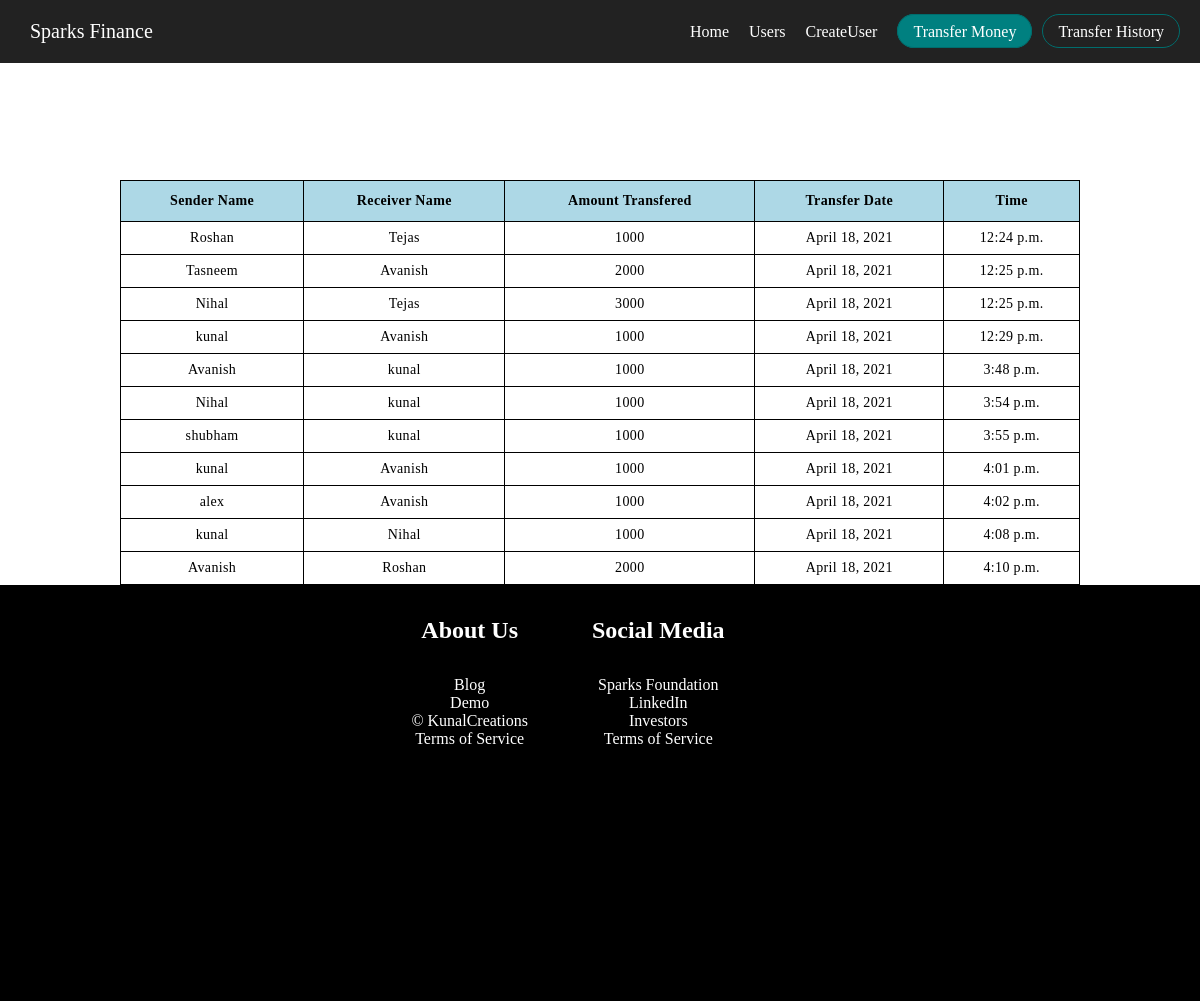
The app's page /finance/transferHistory/ with its own data.
### finance/models.py (models this page shows, shortened)
class TransferMoney(models.Model):
    name=models.CharField(max_length=30)
    amount=models.IntegerField(default=2000)
    receiver=models.CharField(max_length=30)
    date=models.DateField(default=timezone.now)
    time=models.TimeField(default=timezone.now)

### finance/views.py (the view)
# urls.py: path("transferHistory/",views.transferHistory,name="TransferHistory")
def transferHistory(request):
    transfer=TransferMoney.objects.all()
    params={"transfer":transfer}
    return render(request,'finance/transferHistory.html',params)

### finance/templates/finance/transferHistory.html (shortened to what this page needs)
{% extends 'finance/basic.html' %}
{% load static %}
    {% block css %} <link rel="stylesheet" href="{% static 'finance/transferHistory.css' %}"> {% endblock %}
{% block body %}
    <div class="table-container">
        <h1 class="heading">Transfer History</h1>
        <table class="table">
            <thead>
                <tr>
                    <th>Sender Name</th>
                    <th>Receiver Name</th>
                    <th>Amount Transfered</th>
                    <th>Transfer Date</th>
                     <th>Time</th>
                </tr>
            </thead>
            <tbody>
                {% for i in transfer %}
                <tr>
                <td data-label="Sender">{{i.name}}</td>
                    <td data-label="Receiver">{{i.receiver}}</td>
                    <td data-label="Amount">{{i.amount}}</td>
                    <td data-label="Date">{{i.date}}</td>
                    <td data-label="Time">{{i.time}}</td>
                </tr>
                {% endfor %}
            </tbody>
        </table>
    </div>
    {% endblock %}

### finance/static/finance/transferHistory.css (style rules this page uses)
* { box-sizing: border-box; padding: 0; margin: 0; }
body { background-image: url(https://www.wallpapertip.com/wmimgs/50-507974_coin-black-and-white.jpg); background-size: cover; background-position: center; background-repeat: no-repeat; }
.table-container { padding: 0 10%; margin: 40px auto 0; }
.heading { text-align: center; margin-bottom: 40px; color: white; }
.table { width: 100%; border-collapse: collapse; }
.table thead { background-color:lightblue; }
.table thead tr th { font-size: 14px; font-weight: 600; letter-spacing: 0.35px; opacity:1; padding: 12px; border:1px solid black; }
.table tbody tr td { font-size: 14px; letter-spacing: 0.35px; font-weight: normal; padding: 8px; text-align: center; border:1px solid black; background-color: white; }

### records on screen
TransferMoney: name "Roshan", receiver "Tejas", amount "1000", date "April 18, 2021", time "12:24 p.m."
TransferMoney: name "Tasneem", receiver "Avanish", amount "2000", date "April 18, 2021", time "12:25 p.m."
TransferMoney: name "Nihal", receiver "Tejas", amount "3000", date "April 18, 2021", time "12:25 p.m."
TransferMoney: name "kunal", receiver "Avanish", amount "1000", date "April 18, 2021", time "12:29 p.m."
TransferMoney: name "Avanish", receiver "kunal", amount "1000", date "April 18, 2021", time "3:48 p.m."
TransferMoney: name "Nihal", receiver "kunal", amount "1000", date "April 18, 2021", time "3:54 p.m."
TransferMoney: name "shubham", receiver "kunal", amount "1000", date "April 18, 2021", time "3:55 p.m."
TransferMoney: name "kunal", receiver "Avanish", amount "1000", date "April 18, 2021", time "4:01 p.m."
TransferMoney: name "alex", receiver "Avanish", amount "1000", date "April 18, 2021", time "4:02 p.m."
TransferMoney: name "kunal", receiver "Nihal", amount "1000", date "April 18, 2021", time "4:08 p.m."
TransferMoney: name "Avanish", receiver "Roshan", amount "2000", date "April 18, 2021", time "4:10 p.m."
